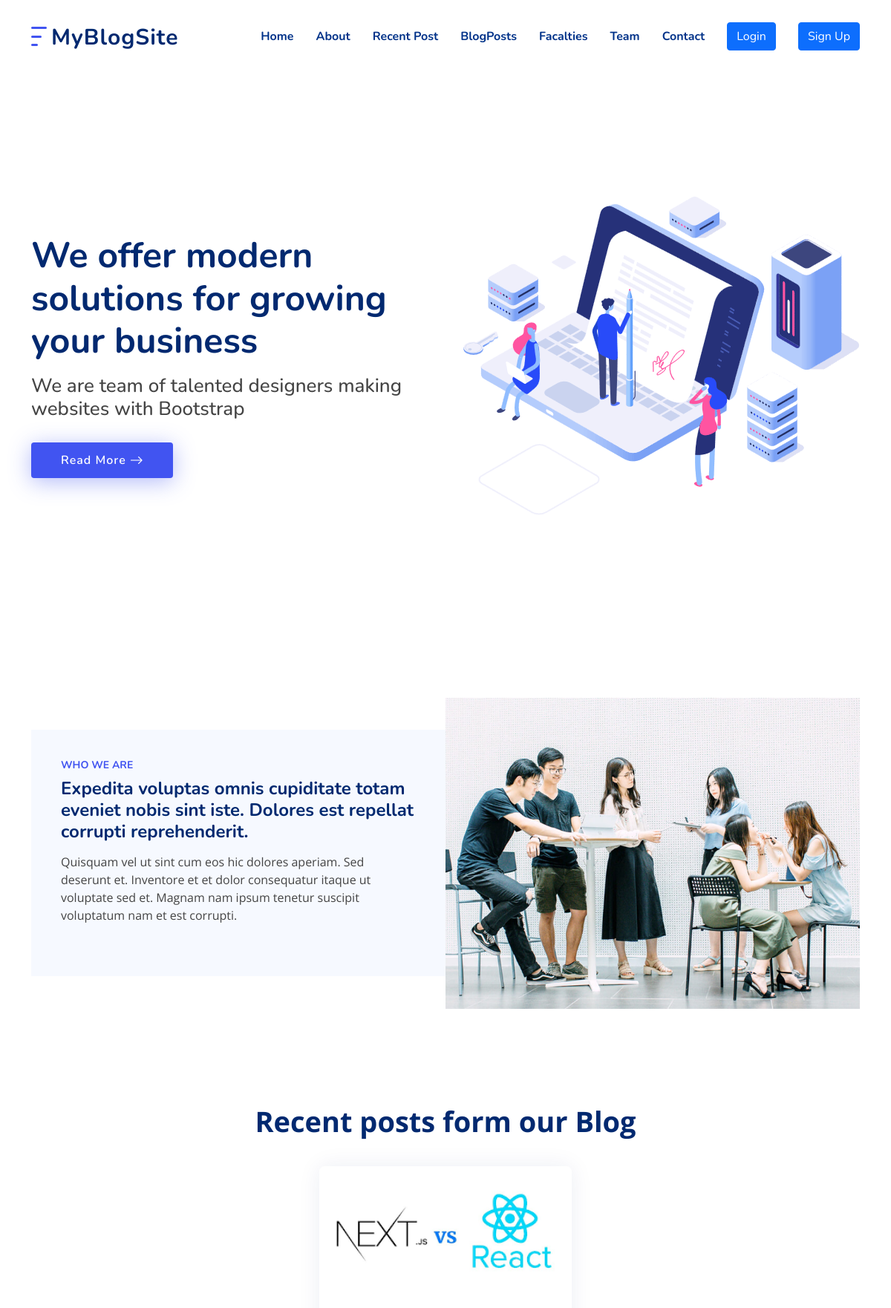
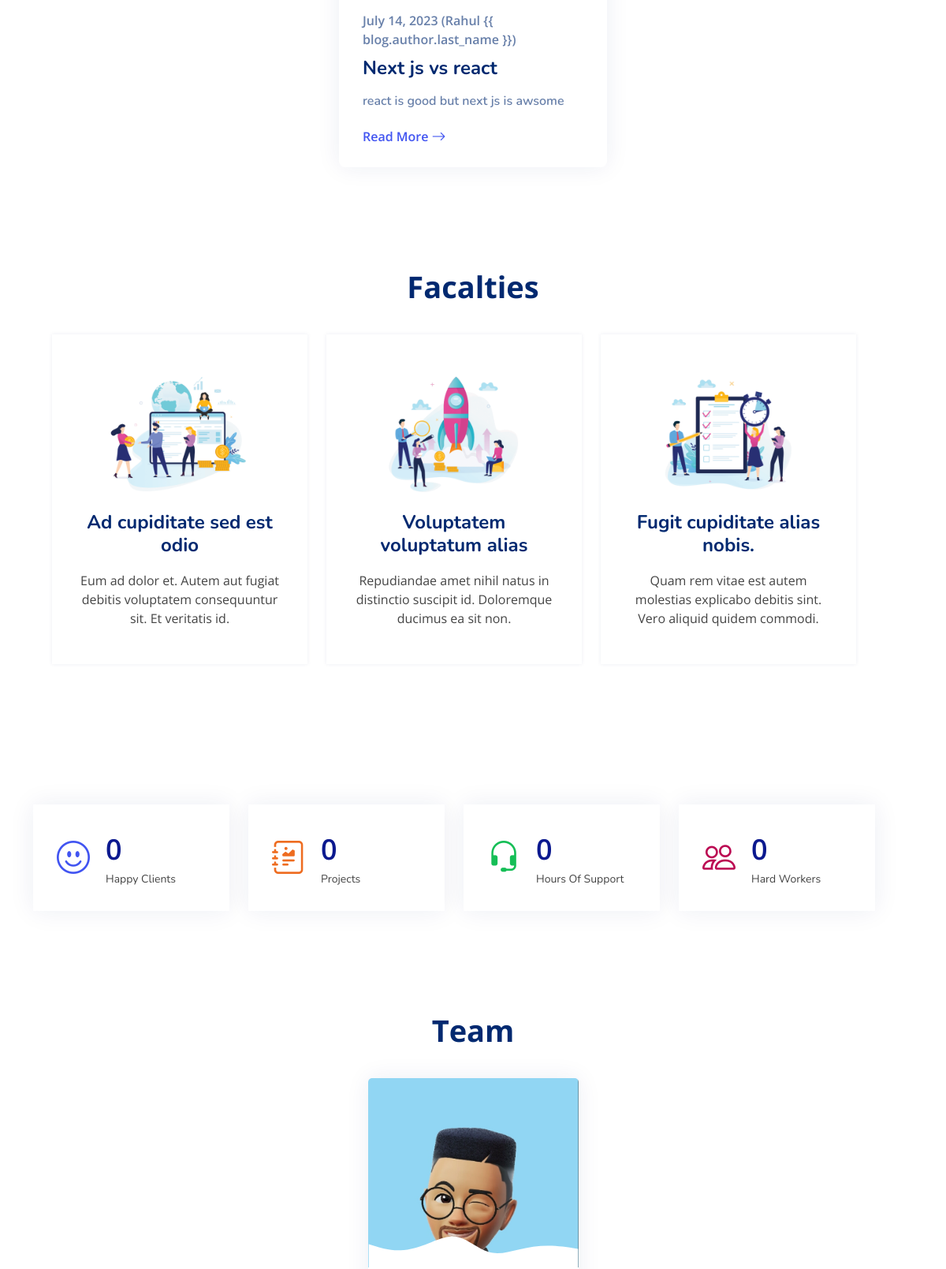
The page / (upper part) on the database its author committed (2 pictures, top to bottom).
### home/models.py (models this page shows, shortened)
class Blog(models.Model):
    id_no = models.AutoField(primary_key=True, unique=True)
    title = models.CharField(max_length=1000)
    content = models.TextField()
    image = models.ImageField(upload_to="blogImage")
    author = models.ForeignKey(User, on_delete=models.CASCADE)
    category = models.CharField(max_length=100)
    date = models.TextField(max_length=100)
    slug = models.SlugField(null=False, unique=True)

class Team_Member(models.Model):
    id_no = models.AutoField(primary_key=True, unique=True)
    name = models.CharField(max_length=100)
    post = models.CharField(max_length=100, choices=Post_Choice, default="CEO")
    image = models.ImageField(upload_to="team/")
    ratings = models.CharField(max_length=10, choices=Ratings_Choice, default="1")
    bio = models.TextField()

### home/views.py (the view)
# urls.py: path('', index, name="index"),
def index(request):
    faqs = Faq.objects.all()
    teammebers = Team_Member.objects.all().order_by('-ratings')
    user_info = show_user_info(request)
    blogCount = Blog.objects.all().count()
    if (blogCount>=1):
        blogsItems = Blog.objects.all().order_by('-date')[:3]
        contextBlogItems = {
            'blogs': blogsItems,
            'faqs': faqs,
            'teams': teammebers,
            'user_info': user_info,
            }
    else:
        contextBlogItems = {
            'faqs': faqs,
            'teams': teammebers,
            'user_info': user_info,
            }
    return render(request, "index.html", contextBlogItems)

### templates/index.html (shortened to what this page needs)
{% extends 'base.html' %} {% load static %}
{% block body %}
<main id="main">
  <section id="hero" class="hero d-flex align-items-center">
    <div class="container">
      <div class="row">
        <div class="col-lg-6 d-flex flex-column justify-content-center">
          <h1 data-aos="fade-up">
            We offer modern solutions for growing your business
          </h1>
          <h2 data-aos="fade-up" data-aos-delay="400">
            We are team of talented designers making websites with Bootstrap
          </h2>
          <div data-aos="fade-up" data-aos-delay="600">
            <div class="text-center text-lg-start">
              <a
                href="#about"
                class="btn-get-started scrollto d-inline-flex align-items-center justify-content-center align-self-center"
              >
                <span>Read More</span>
                <i class="bi bi-arrow-right"></i>
              </a>
            </div>
          </div>
        </div>
        <div class="col-lg-6 hero-img" data-aos="zoom-out" data-aos-delay="200">
          <img
            src="{% static 'assets/img/hero-img.png' %}"
            class="img-fluid"
            alt=""
          />
        </div>
      </div>
    </div>
  </section>
  <section id="about" class="about">
    <div class="container" data-aos="fade-up">
      <div class="row gx-0">
        <div
          class="col-lg-6 d-flex flex-column justify-content-center"
          data-aos="fade-up"
          data-aos-delay="200"
        >
          <div class="content">
            <h3>Who We Are</h3>
            <h2>
              Expedita voluptas omnis cupiditate totam eveniet nobis sint iste.
              Dolores est repellat corrupti reprehenderit.
            </h2>
            <p>
              Quisquam vel ut sint cum eos hic dolores aperiam. Sed deserunt et.
              Inventore et et dolor consequatur itaque ut voluptate sed et.
              Magnam nam ipsum tenetur suscipit voluptatum nam et est corrupti.
            </p>
          </div>
        </div>
        <div
          class="col-lg-6 d-flex align-items-center"
          data-aos="zoom-out"
          data-aos-delay="200"
        >
          <img
            src="{% static 'assets/img/about.jpg' %} "
            class="img-fluid"
            alt=""
          />
        </div>
      </div>
    </div>
  </section>
  <section id="recent-blog-posts" class="recent-blog-posts">
        <div class="container" data-aos="fade-up">
        <div class="container" data-aos="fade-up">
    <div class="container" data-aos="fade-up">
      <header class="section-header">
        <p>Recent posts form our Blog</p>
      </header>
      <div class="row" style="justify-content: center">
        {% if blogs %} {% for blog in blogs %}
        <div class="col-lg-4">
          <div class="post-box">
            <div class="post-img">
              <img
                src="{{ blog.image.url }}"
                class="img-fluid"
                alt=""
                width="856"
                height="856"
                style="object-fit: cover"
              />
            </div>
            <span class="post-date"
              >{{ blog.date }}&nbsp;({{ blog.author.first_name }}&nbsp;{{
              blog.author.last_name }})</span
            >
            <h3 class="post-title">{{ blog.title }}</h3>
            <h6 class="post-date">
              {{ blog.content | truncatechars:100 | safe }}
            </h6>
            <a
              href="{% url 'blogcontent' blog.slug %}"
              class="readmore stretched-link mt-auto"
              ><span>Read More</span><i class="bi bi-arrow-right"></i
            ></a>
          </div>
        </div>
        {% endfor %} {% endif %}
      </div>
        </div>
        </div>
    </div>
  </section>
  <section id="values" class="values">
        <div class="container" data-aos="fade-up">
        <div class="container" data-aos="fade-up">
    <div class="container" data-aos="fade-up">
      <header class="section-header">
        <p>Facalties</p>
      </header>
            <div class="row">
            <div class="row">
      <div class="row">
        <div class="col-lg-4">
          <div class="box" data-aos="fade-up" data-aos-delay="200">
            <img
              src="{% static 'assets/img/values-1.png' %}"
              class="img-fluid"
              alt=""
            />
            <h3>Ad cupiditate sed est odio</h3>
            <p>
              Eum ad dolor et. Autem aut fugiat debitis voluptatem consequuntur
              sit. Et veritatis id.
            </p>
          </div>
        </div>
        <div class="col-lg-4 mt-4 mt-lg-0">
          <div class="box" data-aos="fade-up" data-aos-delay="400">
            <img
              src="{% static 'assets/img/values-2.png' %}"
              class="img-fluid"
              alt=""
            />
            <h3>Voluptatem voluptatum alias</h3>
            <p>
              Repudiandae amet nihil natus in distinctio suscipit id. Doloremque
              ducimus ea sit non.
            </p>
          </div>
        </div>
        <div class="col-lg-4 mt-4 mt-lg-0">
          <div class="box" data-aos="fade-up" data-aos-delay="600">
            <img
              src="{% static 'assets/img/values-3.png' %}"
              class="img-fluid"
              alt=""
            />
            <h3>Fugit cupiditate alias nobis.</h3>
            <p>
              Quam rem vitae est autem molestias explicabo debitis sint. Vero
              aliquid quidem commodi.
            </p>
          </div>
        </div>
            </div>
            </div>
      </div>
        </div>
        </div>
    </div>
  </section>
  <section id="counts" class="counts">
    <div class="container" data-aos="fade-up">
            <div class="row gy-4">
            <div class="row gy-4">
      <div class="row gy-4">
        <div class="col-lg-3 col-md-6">
          <div class="count-box">
            <i class="bi bi-emoji-smile"></i>
            <div>
              <span
                data-purecounter-start="0"
                data-purecounter-end="232"
                data-purecounter-duration="1"
                class="purecounter"
              ></span>
              <p>Happy Clients</p>
            </div>
          </div>
        </div>
        <div class="col-lg-3 col-md-6">
          <div class="count-box">
            <i class="bi bi-journal-richtext" style="color: #ee6c20"></i>
            <div>
              <span
                data-purecounter-start="0"
                data-purecounter-end="521"
                data-purecounter-duration="1"
                class="purecounter"
              ></span>
              <p>Projects</p>
            </div>
          </div>
        </div>
        <div class="col-lg-3 col-md-6">
          <div class="count-box">
            <i class="bi bi-headset" style="color: #15be56"></i>
            <div>
              <span
                data-purecounter-start="0"
                data-purecounter-end="1463"
                data-purecounter-duration="1"
                class="purecounter"
              ></span>
              <p>Hours Of Support</p>
            </div>
          </div>
        </div>
        <div class="col-lg-3 col-md-6">
          <div class="count-box">
            <i class="bi bi-people" style="color: #bb0852"></i>
            <div>
              <span
                data-purecounter-start="0"
                data-purecounter-end="15"
                data-purecounter-duration="1"
                class="purecounter"
              ></span>
              <p>Hard Workers</p>
            </div>
          </div>
        </div>
            </div>
            </div>
      </div>
    </div>
  </section>
  <section id="team" class="team">
        <div class="container" data-aos="fade-up">
        <div class="container" data-aos="fade-up">
    <div class="container" data-aos="fade-up">
      <header class="section-header">
        <p>Team</p>
      </header>
      <div class="d-flex justify-content-center align-items-center gy-4">
        {% for team in teams %}
        <div
          class="col-lg-3 col-md-6 d-flex align-items-stretch"
          data-aos="fade-up"
          data-aos-delay="100"
        >
          <div class="member">
            <div class="member-img" style="height: 15rem">
              <img src="{{ team.image.url }}" class="img-fluid" alt="" />
            </div>
          </div>
        </div>
        {% endfor %}
            </div>
            </div>
      </div>
        </div>
  </section>
</main>
{% endblock body %}

### static/assets/css/style.css (style rules this page uses)
:root { scroll-behavior: smooth; }
body { font-family: "Open Sans", sans-serif; color: #444444; }
a { color: #4154f1; text-decoration: none; }
h1, h2, h3, h4, h5, h6 { font-family: "Nunito", sans-serif; }
section { padding: 60px 0; overflow: hidden; }
.section-header { text-align: center; padding-bottom: 40px; }
.section-header p { margin: 10px 0 0 0; padding: 0; font-size: 38px; line-height: 42px; font-weight: 700; color: #012970; }
.hero { width: 100%; height: 100vh; background: url(../img/hero-bg.png) top center no-repeat; background-size: cover; }
.hero h1 { margin: 0; font-size: 48px; font-weight: 700; color: #012970; }
.hero h2 { color: #444444; margin: 15px 0 0 0; font-size: 26px; }
.hero .btn-get-started { margin-top: 30px; line-height: 0; padding: 15px 40px; border-radius: 4px; transition: 0.5s; color: #fff; background: #4154f1; box-shadow: 0px 5px 30px rgba(65, 84, 241, 0.4); }
.hero .btn-get-started span { font-family: "Nunito", sans-serif; font-weight: 600; font-size: 16px; letter-spacing: 1px; }
.hero .btn-get-started i { margin-left: 5px; font-size: 18px; transition: 0.3s; }
.hero .hero-img { text-align: right; }
@media (min-width: 1024px) { .hero { background-attachment: fixed; } }
.about .content { background-color: #f6f9ff; padding: 40px; }
.about h3 { font-size: 14px; font-weight: 700; color: #4154f1; text-transform: uppercase; }
.about h2 { font-size: 24px; font-weight: 700; color: #012970; }
.about p { margin: 15px 0 30px 0; line-height: 24px; }
.values .box { padding: 30px; box-shadow: 0px 0 5px rgba(1, 41, 112, 0.08); text-align: center; transition: 0.3s; height: 100%; }
.values .box img { padding: 30px 50px; transition: 0.5s; transform: scale(1.1); }
.values .box h3 { font-size: 24px; color: #012970; font-weight: 700; margin-bottom: 18px; }
.counts { padding: 70px 0 60px; }
.counts .count-box { display: flex; align-items: center; padding: 30px; width: 100%; background: #fff; box-shadow: 0px 0 30px rgba(1, 41, 112, 0.08); }
.counts .count-box i { font-size: 42px; line-height: 0; margin-right: 20px; color: #4154f1; }
.counts .count-box span { font-size: 36px; display: block; font-weight: 600; color: #0b198f; }
.counts .count-box p { padding: 0; margin: 0; font-family: "Nunito", sans-serif; font-size: 14px; }
.team { background: #fff; padding: 60px 0; }
.team .member { overflow: hidden; text-align: center; border-radius: 5px; background: #fff; box-shadow: 0px 0 30px rgba(1, 41, 112, 0.08); transition: 0.3s; }
.team .member .member-img { position: relative; overflow: hidden; }
.team .member .member-img:after { position: absolute; content: ""; left: 0; bottom: 0; height: 100%; width: 100%; background: url(../img/team-shape.svg) no-repeat center bottom; background-size: contain; z-index: 1; }
.recent-blog-posts .post-box { box-shadow: 0px 0 30px rgba(1, 41, 112, 0.08); transition: 0.3s; height: 100%; overflow: hidden; padding: 30px; border-radius: 8px; position: relative; display: flex; flex-direction: column; }
.recent-blog-posts .post-box .post-img { overflow: hidden; margin: -30px -30px 15px -30px; position: relative; }
.recent-blog-posts .post-box .post-img img { transition: 0.5s; }
.recent-blog-posts .post-box .post-date { font-size: 16px; font-weight: 600; color: rgba(1, 41, 112, 0.6); display: block; margin-bottom: 10px; }
.recent-blog-posts .post-box .post-title { font-size: 24px; color: #012970; font-weight: 700; margin-bottom: 18px; position: relative; transition: 0.3s; }
.recent-blog-posts .post-box .readmore { display: flex; align-items: center; font-weight: 600; line-height: 1; transition: 0.3s; }
.recent-blog-posts .post-box .readmore i { line-height: 0; margin-left: 4px; font-size: 18px; }

### rows shown on the page
Blog: image (picture), date "July 14, 2023", author.first_name "Rahul", title "Next js vs react", content "react is good but next js is awsome"
Team_Member: image (picture)
